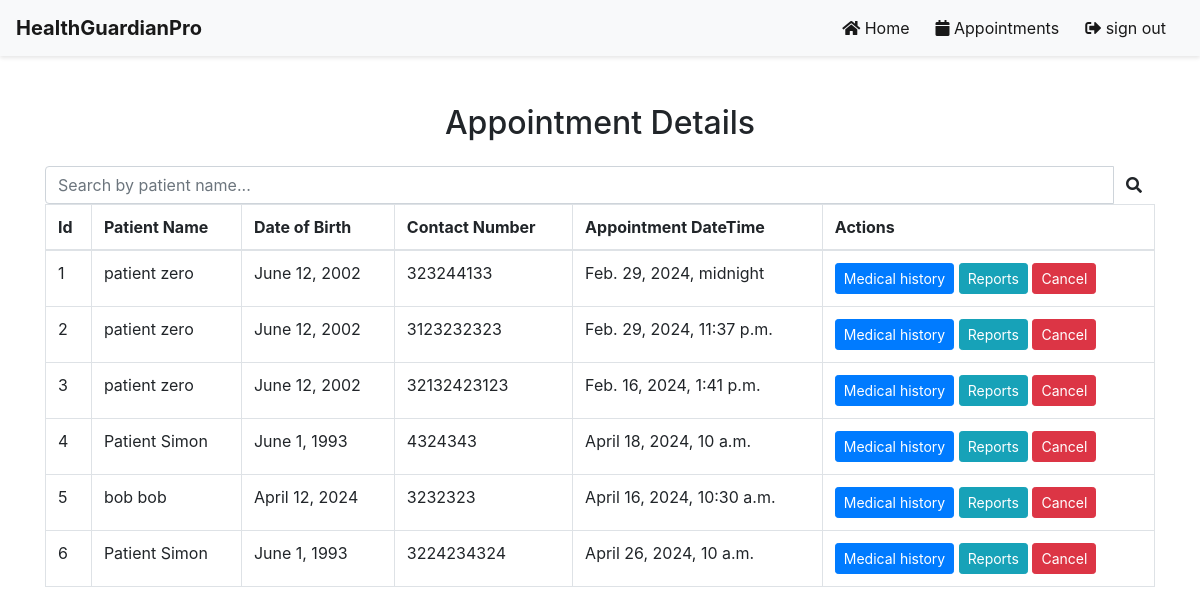
Page /app/specialist_appoinments/ (signed in) on the committed database.
### predictor/models.py (models this page shows, shortened)
class Appointment(models.Model):
    id = models.AutoField(primary_key=True)
    user = models.ForeignKey(User, on_delete=models.CASCADE)
    patient_name = models.CharField(max_length=200)
    specialist_type = models.CharField(max_length=200)
    contact_number = models.TextField(max_length=25)
    created_date = models.DateTimeField(auto_now_add=True)
    appointment_date = models.DateTimeField()

class User(AbstractUser):
    class Role(models.TextChoices):
        ADMIN = "ADMIN", "Admin"
        PATIENT = "PATIENT", "Patient"
        GP = "GP", "GP"
        MEDICAL_SPECIALIST = "MEDICAL_SPECIALIST", "Medical Specialist"
    base_role = Role.ADMIN
    role = models.CharField(max_length=50, choices=Role.choices)

class PatientProfile(models.Model):
    user = models.OneToOneField(User, on_delete=models.CASCADE)
    gender = models.CharField(max_length=10, choices=[("male", "Male"), ("female", "Female"), ("other", "Other")], null=True)
    dob = models.DateField(null=True)
    address = models.CharField(max_length=255, null=True)

### predictor/views.py (the view)
# urls.py: path('specialist_appoinments/', views.specialist_appoinments, name='specialist_appoinments'),
def specialist_appoinments(request):
    if request.user.is_authenticated:
        appoinments = Appointment.objects.all()
        return render(request, 'view_appoinments_specialist.html',{'appoinments': appoinments})
    else:
        messages.error(request, 'please login!')
        return redirect('login_form')

### predictor/templates/view_appoinments_specialist.html (shortened to what this page needs)
{% if request.user.is_authenticated %}
{% include 'specialist_nav_bar.html' %}
<!DOCTYPE html>
<html lang="en">
<head>
    <link href="https://stackpath.bootstrapcdn.com/bootstrap/4.5.2/css/bootstrap.min.css" rel="stylesheet">
    <link href="https://cdnjs.cloudflare.com/ajax/libs/font-awesome/5.15.3/css/all.min.css" rel="stylesheet">
</head>
<body>
<div class="container mt-5">
    <div class="row">
        <div class="col-md-12">
            <h2 class="text-center mb-4">Appointment Details</h2>
            <div class="search-form">
                <div class="input-group search-input-group">
                    <input type="text" id="searchInput" class="form-control" placeholder="Search by patient name...">
                    <div class="input-group-append">
                        <button onclick="searchTable()" class="btn btn-search">
                            <i class="fas fa-search"></i>
                        </button>
                    </div>
                </div>
            </div>
            <div class="table-responsive">
                <table class="table table-bordered">
                    <thead>
                        <tr>
                            <th scope="col">Id</th>
                            <th scope="col">Patient Name</th>
                            <th scope="col">Date of Birth</th>
                            <th scope="col">Contact Number</th>
                            <th scope="col">Appointment DateTime</th>
                            <th scope="col">Actions</th>
                        </tr>
                    </thead>
                    <tbody>
                        {% for appointment in appoinments %}
                        <tr>
                            <td>{{ appointment.id }}</td>
                            <td>{{ appointment.user.first_name }} {{ appointment.user.last_name }}</td>
                            <td>{{ appointment.user.patientprofile.dob }}</td>
                            <td>{{ appointment.contact_number}}</td>
                            <td>{{ appointment.appointment_date }}</td>
                            <td>
                                <a class="btn btn-primary btn-sm" href="{% url 'medical_history' %}">Medical history</a>
                                <a class="btn btn-info btn-sm"  href="{% url 'specialist_report' %}">Reports</a>
                                <a class="btn btn-danger btn-sm">Cancel</button>
                            </td>
                        </tr>
                        {% endfor %}
                    </tbody>
                </table>
            </div>
        </div>
    </div>
</div>
</body>
</html>
{% endif %}

### rows in the picture
Appointment: id "1", user.first_name "patient", user.last_name "zero", user.patientprofile.dob "June 12, 2002", contact_number "323244133", appointment_date "Feb. 29, 2024, midnight"
Appointment: id "2", user.first_name "patient", user.last_name "zero", user.patientprofile.dob "June 12, 2002", contact_number "3123232323", appointment_date "Feb. 29, 2024, 11:37 p.m."
Appointment: id "3", user.first_name "patient", user.last_name "zero", user.patientprofile.dob "June 12, 2002", contact_number "32132423123", appointment_date "Feb. 16, 2024, 1:41 p.m."
Appointment: id "4", user.first_name "Patient", user.last_name "Simon", user.patientprofile.dob "June 1, 1993", contact_number "4324343", appointment_date "April 18, 2024, 10 a.m."
Appointment: id "5", user.first_name "bob", user.last_name "bob", user.patientprofile.dob "April 12, 2024", contact_number "3232323", appointment_date "April 16, 2024, 10:30 a.m."
Appointment: id "6", user.first_name "Patient", user.last_name "Simon", user.patientprofile.dob "June 1, 1993", contact_number "3224234324", appointment_date "April 26, 2024, 10 a.m."
